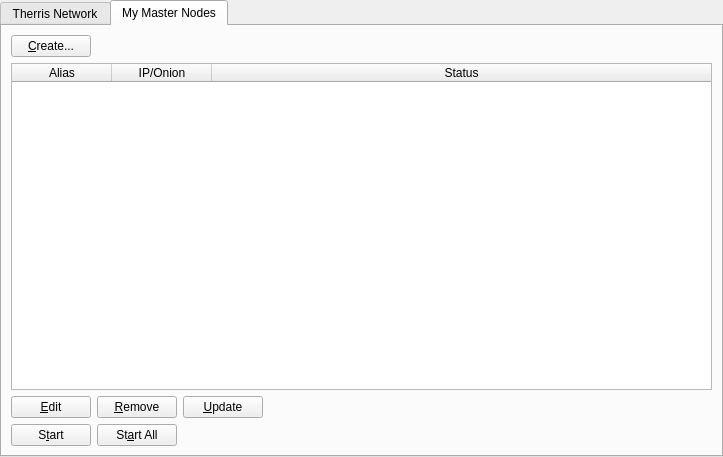
<?xml version="1.0" encoding="UTF-8"?>
<ui version="4.0">
 <class>MasternodeManager</class>
 <widget class="QWidget" name="MasternodeManager">
  <property name="geometry">
   <rect>
    <x>0</x>
    <y>0</y>
    <width>723</width>
    <height>457</height>
   </rect>
  </property>
  <property name="windowTitle">
   <string>Form</string>
  </property>
  <layout class="QVBoxLayout" name="topLayout">
   <property name="leftMargin">
    <number>0</number>
   </property>
   <property name="topMargin">
    <number>0</number>
   </property>
   <property name="rightMargin">
    <number>0</number>
   </property>
   <property name="bottomMargin">
    <number>0</number>
   </property>
   <item>
    <layout class="QVBoxLayout" name="verticalLayout">
     <property name="bottomMargin">
      <number>0</number>
     </property>
     <item>
      <widget class="QTabWidget" name="tabWidget">
       <property name="currentIndex">
        <number>1</number>
       </property>
       <widget class="QWidget" name="tab">
        <attribute name="title">
         <string>Therris Network</string>
        </attribute>
        <layout class="QGridLayout" name="gridLayout">
         <item row="1" column="0">
          <widget class="QTableWidget" name="tableWidgetMasternodes">
           <property name="editTriggers">
            <set>QAbstractItemView::NoEditTriggers</set>
           </property>
           <property name="alternatingRowColors">
            <bool>true</bool>
           </property>
           <property name="selectionBehavior">
            <enum>QAbstractItemView::SelectRows</enum>
           </property>
           <property name="sortingEnabled">
            <bool>true</bool>
           </property>
           <attribute name="horizontalHeaderStretchLastSection">
            <bool>true</bool>
           </attribute>
           <column>
            <property name="text">
             <string>Address</string>
            </property>
           </column>
           <column>
            <property name="text">
             <string>Protocol</string>
            </property>
           </column>
           <column>
            <property name="text">
             <string>Active</string>
            </property>
           </column>
           <column>
            <property name="text">
             <string>Active (secs)</string>
            </property>
           </column>
           <column>
            <property name="text">
             <string>Last Seen</string>
            </property>
           </column>
           <column>
            <property name="text">
             <string>Pubkey</string>
            </property>
           </column>
          </widget>
         </item>
         <item row="0" column="0">
          <layout class="QHBoxLayout" name="horizontalLayout_3">
           <property name="bottomMargin">
            <number>0</number>
           </property>
           <item>
            <widget class="QLabel" name="label_2">
             <property name="text">
              <string>Therris Node Count:</string>
             </property>
            </widget>
           </item>
           <item>
            <widget class="QLabel" name="countLabel">
             <property name="text">
              <string>0</string>
             </property>
            </widget>
           </item>
           <item>
            <spacer name="horizontalSpacer_3">
             <property name="orientation">
              <enum>Qt::Horizontal</enum>
             </property>
             <property name="sizeHint" stdset="0">
              <size>
               <width>40</width>
               <height>20</height>
              </size>
             </property>
            </spacer>
           </item>
          </layout>
         </item>
        </layout>
       </widget>
       <widget class="QWidget" name="tab_2">
        <attribute name="title">
         <string>My Master Nodes</string>
        </attribute>
        <layout class="QGridLayout" name="gridLayout_2">
         <item row="0" column="0">
          <layout class="QVBoxLayout" name="verticalLayout_2">
           <property name="bottomMargin">
            <number>0</number>
           </property>
           <item>
            <layout class="QHBoxLayout" name="horizontalLayout">
             <item>
              <widget class="QPushButton" name="createButton">
               <property name="text">
                <string>&amp;Create...</string>
               </property>
              </widget>
             </item>
             <item>
              <spacer name="horizontalSpacer">
               <property name="orientation">
                <enum>Qt::Horizontal</enum>
               </property>
               <property name="sizeHint" stdset="0">
                <size>
                 <width>40</width>
                 <height>20</height>
                </size>
               </property>
              </spacer>
             </item>
            </layout>
           </item>
           <item>
            <widget class="QTableWidget" name="tableWidget_2">
             <property name="minimumSize">
              <size>
               <width>695</width>
               <height>0</height>
              </size>
             </property>
             <property name="editTriggers">
              <set>QAbstractItemView::NoEditTriggers</set>
             </property>
             <property name="alternatingRowColors">
              <bool>true</bool>
             </property>
             <property name="selectionMode">
              <enum>QAbstractItemView::SingleSelection</enum>
             </property>
             <property name="selectionBehavior">
              <enum>QAbstractItemView::SelectRows</enum>
             </property>
             <attribute name="horizontalHeaderStretchLastSection">
              <bool>true</bool>
             </attribute>
             <column>
              <property name="text">
               <string>Alias</string>
              </property>
             </column>
             <column>
              <property name="text">
               <string>IP/Onion</string>
              </property>
             </column>
             <column>
              <property name="text">
               <string>Status</string>
              </property>
             </column>
            </widget>
           </item>
           <item>
            <layout class="QHBoxLayout" name="horizontalLayout_2">
             <property name="bottomMargin">
              <number>0</number>
             </property>
             <item>
              <widget class="QPushButton" name="editButton">
               <property name="text">
                <string>&amp;Edit</string>
               </property>
              </widget>
             </item>
             <item>
              <widget class="QPushButton" name="removeButton">
               <property name="text">
                <string>&amp;Remove</string>
               </property>
              </widget>
             </item>
             <item>
              <widget class="QPushButton" name="UpdateButton">
               <property name="text">
                <string>&amp;Update</string>
               </property>
              </widget>
             </item>
             <item>
              <spacer name="horizontalSpacer_2">
               <property name="orientation">
                <enum>Qt::Horizontal</enum>
               </property>
               <property name="sizeHint" stdset="0">
                <size>
                 <width>40</width>
                 <height>20</height>
                </size>
               </property>
              </spacer>
             </item>
            </layout>
           </item>
           <item>
            <layout class="QHBoxLayout" name="horizontalLayout_4">
             <property name="bottomMargin">
              <number>0</number>
             </property>
            </layout>
           </item>
           <item>
            <layout class="QHBoxLayout" name="horizontalLayout_5">
             <property name="bottomMargin">
              <number>0</number>
             </property>
             <item>
              <widget class="QPushButton" name="startButton">
               <property name="text">
                <string>S&amp;tart</string>
               </property>
              </widget>
             </item>
             <item>
              <widget class="QPushButton" name="startAllButton">
               <property name="text">
                <string>St&amp;art All</string>
               </property>
              </widget>
             </item>
             <item>
              <spacer name="horizontalSpacer_5">
               <property name="orientation">
                <enum>Qt::Horizontal</enum>
               </property>
               <property name="sizeHint" stdset="0">
                <size>
                 <width>40</width>
                 <height>20</height>
                </size>
               </property>
              </spacer>
             </item>
            </layout>
           </item>
          </layout>
         </item>
        </layout>
       </widget>
      </widget>
     </item>
    </layout>
   </item>
  </layout>
 </widget>
 <resources/>
 <connections/>
</ui>
